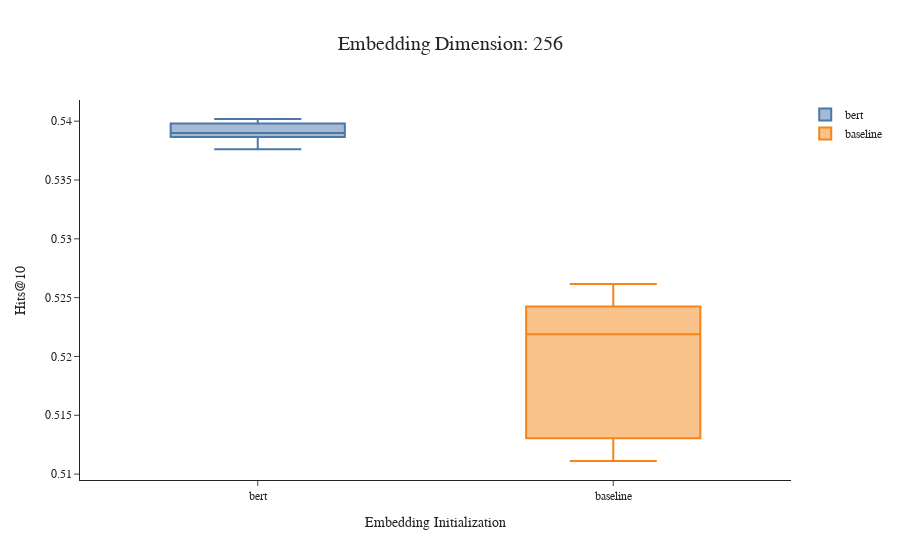

The notebook cell this image was saved under:
### Code cell
fig = make_subplots(rows=1) #subplot_titles=["Noise Level vs Adv Error ",'Noise Level vs Adv Error'])

fig.add_trace(
     go.Box( y=bert_256, boxpoints=False, name='bert'),
    row=1, col=1
)


fig.add_trace(
     go.Box( y=baseline_256, boxpoints=False, name='baseline'),
    row=1, col=1
)

#Update xaxis properties
fig.update_xaxes(title_text="Embedding Initialization",  tickmode = 'linear',
        tick0 = 0.0,
        dtick = 0.1,  row=1, col=1)

# Update yaxis properties
fig.update_yaxes(title_text="Hits@10",row=1, col=1)


fig.update_layout(
    template=plotly_template,
    showlegend=True,
    title="Embedding Dimension: 256"
)
fig.show()

### Figure 1 — Plotly figure (JSON) as saved in the notebook; plotly's stock layout.template omitted (floating-point values rounded to 4 significant figures)
{"data": [{"boxpoints": false, "name": "bert", "type": "box", "xaxis": "x", "y": [0.539, 0.5402, 0.5397, 0.5376, 0.539], "yaxis": "y"}, {"boxpoints": false, "name": "baseline", "type": "box", "xaxis": "x", "y": [0.5111, 0.5236, 0.5219, 0.5137, 0.5262], "yaxis": "y"}], "layout": {"showlegend": true, "title": {"text": "Embedding Dimension: 256"}, "xaxis": {"anchor": "y", "domain": [0, 1], "dtick": 0.1, "tick0": 0, "tickmode": "linear", "title": {"text": "Embedding Initialization"}}, "yaxis": {"anchor": "x", "domain": [0, 1], "title": {"text": "Hits@10"}}}}
